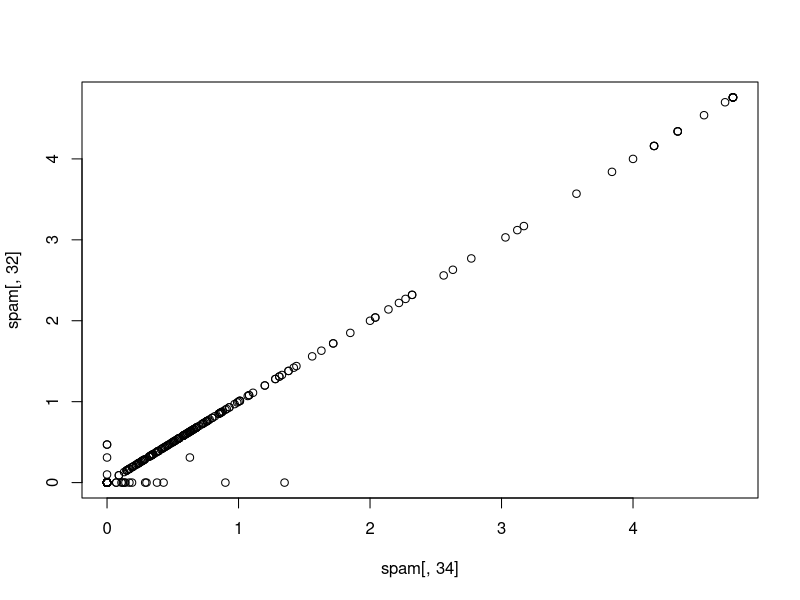
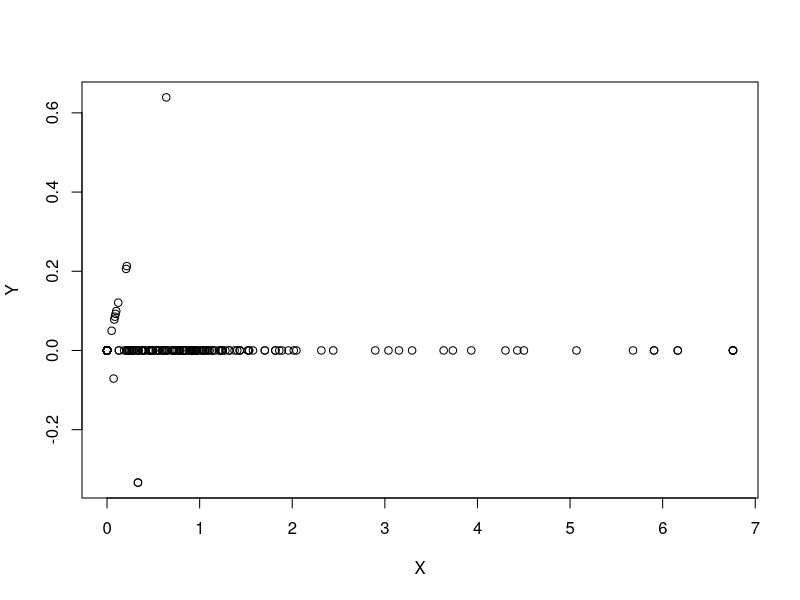
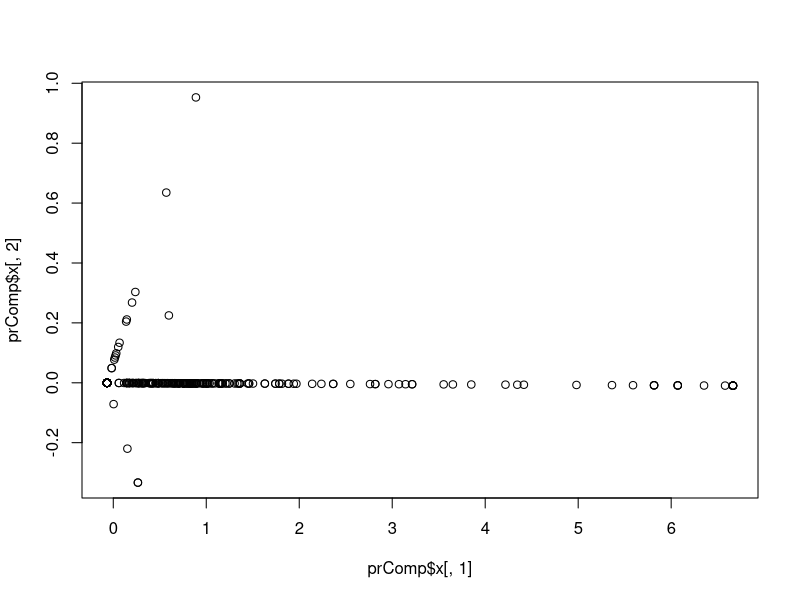
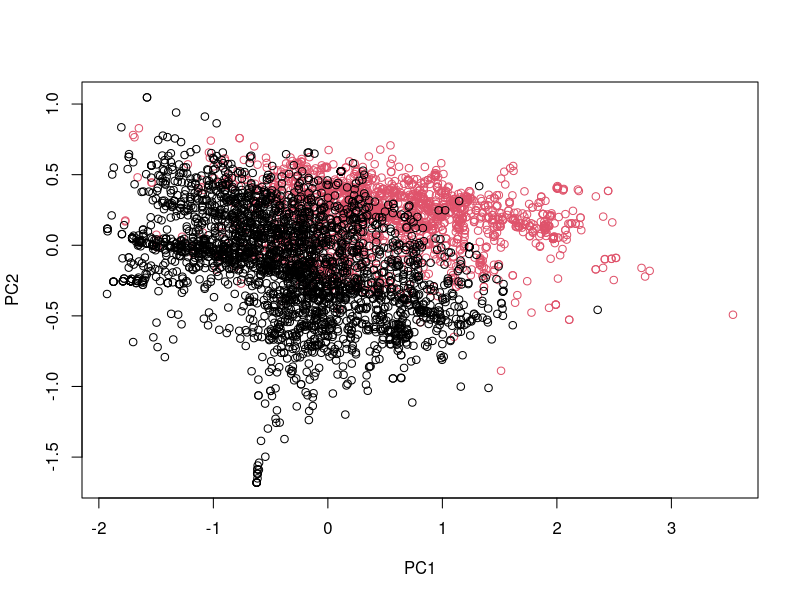
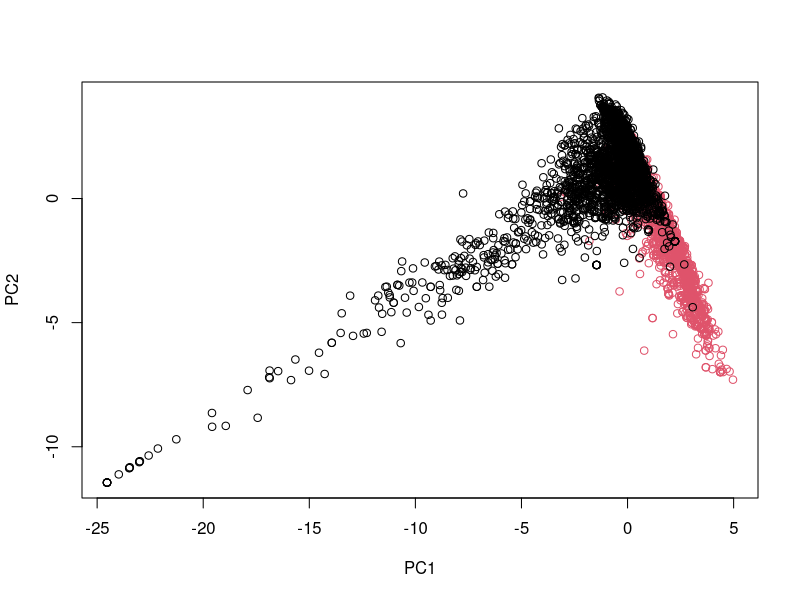

Generate these figures, in order, with R:
# Coursera: Practical Machine learning
# Script from course commented by Alexander Buschle

rm(list = ls())

# Week 2 - Lecture 7 - Preprocessing with principal component analysis  ####

# Correlated predictors 

library(caret)
library(kernlab)
data(spam)

inTrain <- createDataPartition(y = spam$type, p = 0.75, list = FALSE)

training <- spam[inTrain, ]
testing <- spam[-inTrain, ]

# leave out the 58th column, because this is the outcome (spam, nonspam)
M <- abs(cor(training[, -58]))
# cor: calculates the correlation between all these columns
# abs: absolute value 

# set selfcorrelation to 0, because we are not interested in this
diag(M) <- 0

# here you check which variables have a high correlation with each other

which(M > 0.8, arr.ind = T)

# row col
# num857  32  31
# num415  34  31
# telnet  31  32
# num415  34  32    <- this comes up in the example
# direct  40  32
# telnet  31  34
# num857  32  34    <- this comes up in the example
# direct  40  34
# num857  32  40
# num415  34  40

# in this case higher 0.8
# arr.ind: does not give the absoute position, but the position within the matrix





# Correlated predictions

names(spam)[c(34, 32)]
# [1] "num415" "num857"

# this is to check, if they are really highly correlated
plot(spam[, 34], spam [, 32])







# We could rotate the plot

# adding up the variables
X <- 0.71 * training$num415 + 0.71 * training$num857
# becomes the x-axis


# subtracting the variables
Y <- 0.71 * training$num415 - 0.71 * training$num857
# becomes the y-axis

# plotting
plot(X,Y)





# Principal components in R - prcomp

# make a small data set with the two values we found before to be highly correlated
smallSpam <- spam[, c(34, 32)]

# make principle component analysis
prComp <- prcomp(smallSpam)

# plot first against second principle component
plot(prComp$x[, 1], prComp$x[, 2])


# here you get a rotation matrix
# -> tells you how it is summing up the rotation matrix

prComp$rotation
#           PC1        PC2
# num415 0.7080625  0.7061498
# num857 0.7061498 -0.7080625

# the first PCA component explains the most variability -> in this case the sum of the two variables
# the second PCA component explains the most variability -> in this case the difference between the two variables





# PCA on SPAM data

# set the color for spam and nonspam
typeColor <- ((spam$type == "spam") * 1 + 1)

# calculate the PCA for all the variable expect spam
prComp <- prcomp(log10(spam[, -58] + 1))
# add 1 to make them look more gaussian and make sure there are not negative values for the log10 transformation 

# plot the first against the second PCA component
plot(prComp$x[, 1], prComp$x[, 2], col = typeColor, xlab = "PC1", ylab = "PC2")



# PC1 explains the most variation in the data
# it will be a quite complex thing, because it is build out of 57 variables

# PC2 explains the second most variation in the data
# PC3 ....

# -> this way you can reduce the size of your data set while still capturing a large amount of variation:
# this is a idea behind feature creation



# PCA with caret

# preprocces
preProc <- preProcess(log10(spam[, -58] + 1), method = "pca", pcaCom = 2)

# predict
spamPC <- predict(preProc, log10(spam[, -58] + 1))

# plot
plot(spamPC[, 1], spamPC[, 2], col = typeColor, xlab = "PC1", ylab = "PC2")





# Preprocessing with PCA
# install.packages("randomForest")
library(randomForest)

# preprocces
preProc <- preProcess(log10(training[, -58] + 1), method = "pca", pcaComp = 2)

# predict
trainPC <- predict(preProc, log10(training[, -58] + 1))

# fit the model
# modelFit <- train(training$type ~., method = "glm", data = trainPC)
# code does not work like this
modelFit <- train(x = trainPC, y = training$type, method = "glm")

# it related the training set variable "type" to the principle components: data = trainPC
